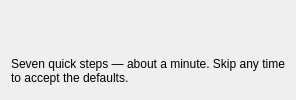
<?xml version="1.0" encoding="UTF-8"?>
<ui version="4.0">
 <class>FSW_Welcome</class>
 <widget class="QWizardPage" name="FSW_Welcome">
  <property name="title"><string>Welcome to Apscribe</string></property>
  <property name="subTitle"><string>Let's set a few defaults so Apscribe feels right from the first document. You can change any of this later in Preferences.</string></property>
  <layout class="QVBoxLayout" name="welcomeLayout">
   <item>
    <widget class="QLabel" name="splashLabel">
     <property name="alignment"><set>Qt::AlignCenter</set></property>
    </widget>
   </item>
   <item>
    <widget class="QLabel" name="introLabel">
     <property name="wordWrap"><bool>true</bool></property>
     <property name="text"><string>Seven quick steps — about a minute. Skip any time to accept the defaults.</string></property>
    </widget>
   </item>
  </layout>
 </widget>
 <resources/>
 <connections/>
</ui>
